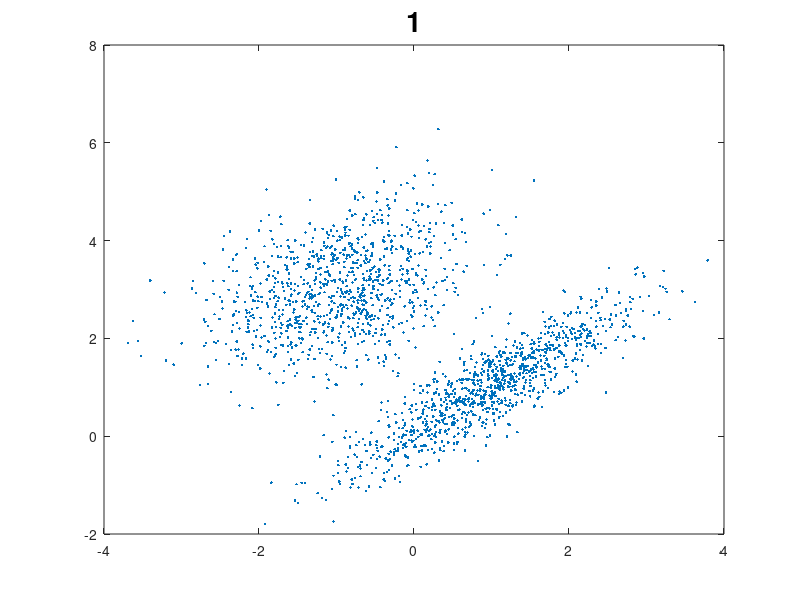

MATLAB code for this plot: (Note: this script raises an error after producing the figure.)
clear all; close all; clc
%1
load cdata
figure(1);
plot(cdata(:,1),cdata(:,2),'.')
title('1', 'fontsize', 20)

%2
I = imread('handBW.pnm');

% threshold determined by for loop, increacing each threshold, and
% plotting result with pause(0.05);
t1 = 90; % threshold for background
t2 = 110;% threshold for hand

figure(2)
sgtitle('2', 'fontsize', 20)
subplot(2,1,1)
imshow(I);
subplot(2,1,2)
imhist(I)

figure(4)
% mtresh sets (think of it as a regular threshold, hnot binary, but ternary)
% - pixelvalues below t1 to one value
% - the union of t1 and t2 as one value
% - pixelvalues above t2 as one value
mtresh(I,t1,t2) % thresholded image

% 3
I2 = imread('hand.pnm'); % Read the image
figure(5);imshow(I2); % Show the image
R = I2(:,:,1); % Separate the three layers, RGB
G = I2(:,:,2);
B = I2(:,:,3);
figure(6);plot3(R(:),G(:),B(:),'.') % 3D scatterplot of the RGB data
figure()
subplot(2,3,1)
imshow(R)
title('red')
subplot(2,3,2)
imshow(B)
title('blue')
subplot(2,3,3)
imshow(G)
title('green')
subplot(2,3,4)
imhist(R)
title('red histogram')
subplot(2,3,5)
imhist(B)
title('blue histogram')
subplot(2,3,6)
imhist(G)
title('green histogram')

% 4

% 5

% 6

% 7
